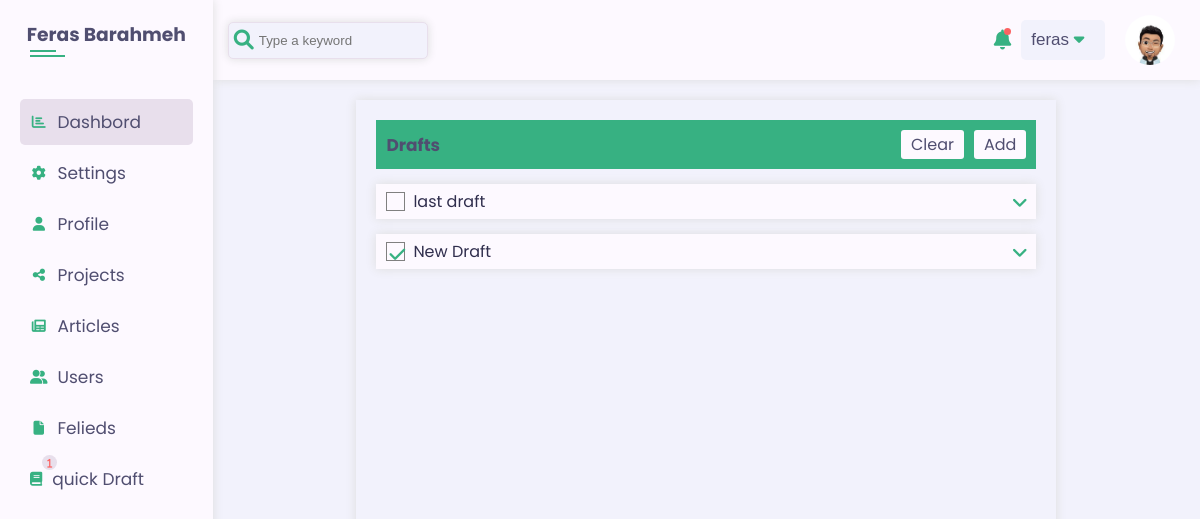
The page /admin/quickDraft.php (signed in) on the database as committed earlier.
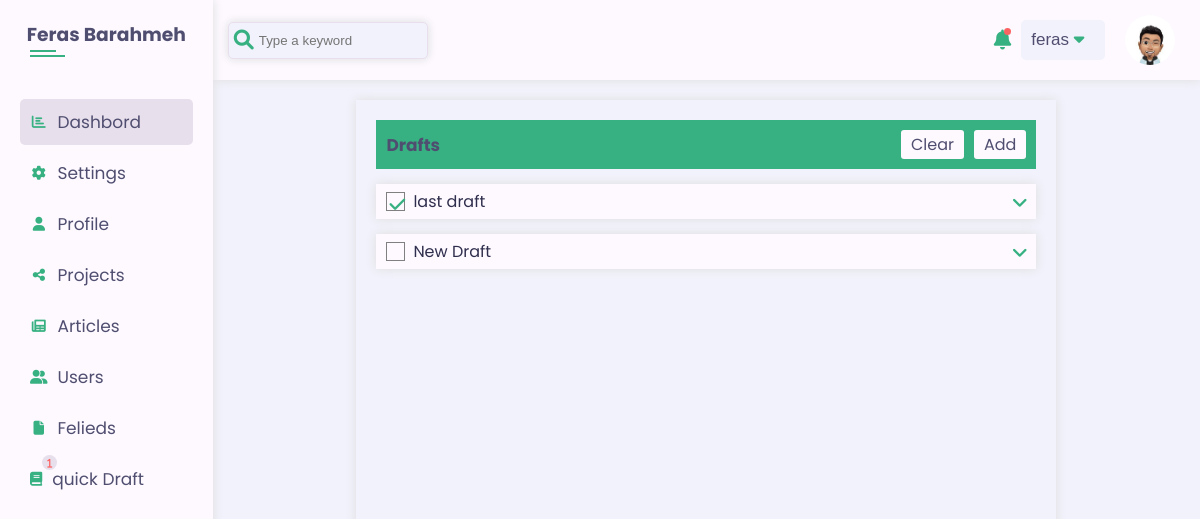
The same page on the database as committed later.
### tables this page shows
CREATE TABLE `quick_draft` (
  `id_draft` int(11) NOT NULL,
  `id_user` int(11) NOT NULL,
  `content_draft` varchar(255) NOT NULL,
  `title_draft` varchar(255) NOT NULL,
  `if_executed` tinyint(1) NOT NULL DEFAULT 0
);

### commonBetweenBackFront/php/functions.php (called while the page is built, shortened)
        <?php
class Queries {
    public static function FromTable($filed='*', $table, $condition=NULL, $typeFetch = 'fetchAll', $ordered = null, $typeOrders = 'DESC', $limit = NULL) {
        global $db;
        if($ordered === null) {
            $stmt = $db->prepare("SELECT $filed FROM $table $condition $limit");
        } else {
            $stmt = $db->prepare("SELECT $filed FROM $table $condition ORDER BY $ordered $typeOrders $limit");
        }
        $stmt->execute();
        if ($typeFetch === 'fetchAll')
            $requerd = $stmt->fetchAll();
        elseif($typeFetch === 'fetch') {
            $requerd = $stmt->fetch();
        }
        return $requerd;
    }
}

### admin/quickDraft.php (the view, shortened to what this page needs)
<?php
    include('init.php');
function SetCheckBox($infoDraft) {
    if ($infoDraft["if_executed"] === 0) {
        ?> <i class="fa-solid check-box-draft center-ele" id_draft="<?php echo $infoDraft["id_draft"] ?>"></i><?php
    } else {
        ?> <i class="fa-solid fa-check check-box-draft center-ele" id_draft="<?php echo $infoDraft["id_draft"] ?>"></i> <?php
    }
}
function setDrafts() {
    $infoDrafts = Queries::FromTable("*", "quick_draft", "WHERE id_user = {$_SESSION['IdUser']}");
    if (! empty($infoDrafts)) {
        foreach($infoDrafts as $infoDraft) {
            ?>
                    <li class="draft mtb-15 relaive w-fu  box-sh-op10-clwh">
                        <span class="title between-ele">
                            <span class="flex-1 flex f-al-ce">
                                <?php SetCheckBox($infoDraft) ?>
                                <?php echo $infoDraft["title_draft"] ?>
                            </span>
                            <i class="fa angle fa-angle-down ml-20"></i>
                        </span>
                    </li>
            <?php
        }
    } else {
        ?>
            <div class="alter info m-20 p-15">No Drafts Yet</div>
        <?php
    }
}
function StructerDrafts() {
    $infoDraft = Queries::FromTable("*", "quick_draft", "WHERE id_user = {$_SESSION['IdUser']}", "fetch");
        ?>
            <div class="box-drafts p-20 center-ele sort-col mt-20 box-sh-op10-clwh">
                <div class="heading w-fu between-ele p-10">
                    <h5>Drafts</h5>
                    <div class="flex f-al-ce">
                        <div class="clear-btn mr-10" id="clear-drafts">Clear</div>
                        <a href="dashbord.php#quick-draft">Add</a>
                    </div>
                </div>
                <ul id="listdrafts" class="relative w-fu">
                    <?php setDrafts() ?>
                </ul>
            </div>
        <?php
}
?>
        <div class="dashbord flex">
                    <?php StructerDrafts(); ?>
                </div>
<?php
    include($tpl . 'footer.php');

Rows that differ between the two databases and show on the page:
changed quick_draft "last draft": if_executed 0 → 1 (drawn)
changed quick_draft "New Draft": if_executed 1 → 0 (drawn)
